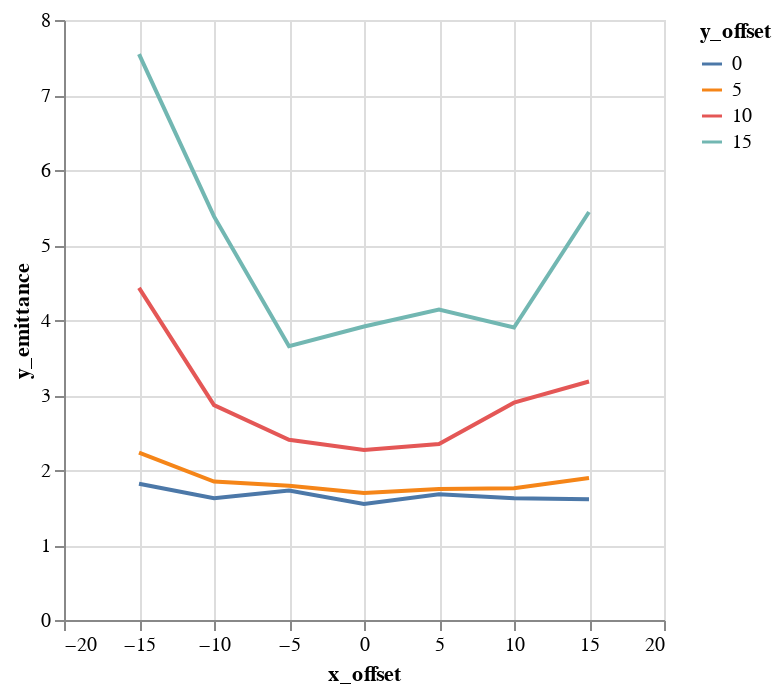

Here is the notebook cell this chart was saved with:
### Code cell
alt.Chart(emit_df).mark_line().encode(
    color='y_offset:N',
    x='x_offset',
    y='y_emittance',
)

### Figure 1 — Vega-Lite specification as saved in the notebook (floating-point values rounded to 4 significant figures)
{"$schema": "https://vega.github.io/schema/vega-lite/v1.2.1.json", "data": {"values": [{"losses": 0, "relbeta": 0.002306, "sourceID": 16777222, "sourceName": "x_-15_y_0", "x_emittance": 1.819, "x_emittance_rel": 1.122, "x_norm_emittance": 0.004194, "x_offset": -15, "y_emittance": 1.817, "y_emittance_rel": 1.156, "y_norm_emittance": 0.004192, "y_offset": 0}, {"losses": 0, "relbeta": 0.002306, "sourceID": 16777229, "sourceName": "x_-15_y_5", "x_emittance": 2.288, "x_emittance_rel": 1.436, "x_norm_emittance": 0.005278, "x_offset": -15, "y_emittance": 2.232, "y_emittance_rel": 1.401, "y_norm_emittance": 0.005148, "y_offset": 5}, {"losses": 0, "relbeta": 0.002306, "sourceID": 16777236, "sourceName": "x_-15_y_10", "x_emittance": 3.896, "x_emittance_rel": 2.409, "x_norm_emittance": 0.008986, "x_offset": -15, "y_emittance": 4.428, "y_emittance_rel": 2.773, "y_norm_emittance": 0.01021, "y_offset": 10}, {"losses": 4, "relbeta": 0.002306, "sourceID": 16777243, "sourceName": "x_-15_y_15", "x_emittance": 6.6, "x_emittance_rel": 3.949, "x_norm_emittance": 0.01522, "x_offset": -15, "y_emittance": 7.545, "y_emittance_rel": 4.54, "y_norm_emittance": 0.0174, "y_offset": 15}, {"losses": 0, "relbeta": 0.002306, "sourceID": 16777220, "sourceName": "x_-10_y_0", "x_emittance": 1.599, "x_emittance_rel": 1.004, "x_norm_emittance": 0.003687, "x_offset": -10, "y_emittance": 1.624, "y_emittance_rel": 1.046, "y_norm_emittance": 0.003745, "y_offset": 0}, {"losses": 0, "relbeta": 0.002306, "sourceID": 16777227, "sourceName": "x_-10_y_5", "x_emittance": 1.692, "x_emittance_rel": 1.049, "x_norm_emittance": 0.003903, "x_offset": -10, "y_emittance": 1.847, "y_emittance_rel": 1.169, "y_norm_emittance": 0.004259, "y_offset": 5}, {"losses": 0, "relbeta": 0.002306, "sourceID": 16777234, "sourceName": "x_-10_y_10", "x_emittance": 1.931, "x_emittance_rel": 1.299, "x_norm_emittance": 0.004453, "x_offset": -10, "y_emittance": 2.866, "y_emittance_rel": 1.721, "y_norm_emittance": 0.00661, "y_offset": 10}, {"losses": 0, "relbeta": 0.002306, "sourceID": 16777241, "sourceName": "x_-10_y_15", "x_emittance": 3.152, "x_emittance_rel": 2.174, "x_norm_emittance": 0.007269, "x_offset": -10, "y_emittance": 5.381, "y_emittance_rel": 3.292, "y_norm_emittance": 0.01241, "y_offset": 15}, {"losses": 0, "relbeta": 0.002306, "sourceID": 16777218, "sourceName": "x_-5_y_0", "x_emittance": 1.679, "x_emittance_rel": 1.002, "x_norm_emittance": 0.003872, "x_offset": -5, "y_emittance": 1.728, "y_emittance_rel": 1.006, "y_norm_emittance": 0.003985, "y_offset": 0}, {"losses": 0, "relbeta": 0.002306, "sourceID": 16777225, "sourceName": "x_-5_y_5", "x_emittance": 1.54, "x_emittance_rel": 1.011, "x_norm_emittance": 0.003552, "x_offset": -5, "y_emittance": 1.789, "y_emittance_rel": 1.101, "y_norm_emittance": 0.004126, "y_offset": 5}, {"losses": 0, "relbeta": 0.002306, "sourceID": 16777232, "sourceName": "x_-5_y_10", "x_emittance": 1.566, "x_emittance_rel": 1.036, "x_norm_emittance": 0.003612, "x_offset": -5, "y_emittance": 2.403, "y_emittance_rel": 1.555, "y_norm_emittance": 0.005542, "y_offset": 10}, {"losses": 0, "relbeta": 0.002306, "sourceID": 16777239, "sourceName": "x_-5_y_15", "x_emittance": 2.03, "x_emittance_rel": 1.2, "x_norm_emittance": 0.004683, "x_offset": -5, "y_emittance": 3.651, "y_emittance_rel": 2.426, "y_norm_emittance": 0.00842, "y_offset": 15}, {"losses": 0, "relbeta": 0.002306, "sourceID": 16777216, "sourceName": "x_0_y_0", "x_emittance": 1.547, "x_emittance_rel": 1.005, "x_norm_emittance": 0.003568, "x_offset": 0, "y_emittance": 1.548, "y_emittance_rel": 1.007, "y_norm_emittance": 0.003569, "y_offset": 0}, {"losses": 0, "relbeta": 0.002306, "sourceID": 16777223, "sourceName": "x_0_y_5", "x_emittance": 1.563, "x_emittance_rel": 1.015, "x_norm_emittance": 0.003606, "x_offset": 0, "y_emittance": 1.694, "y_emittance_rel": 1.104, "y_norm_emittance": 0.003907, "y_offset": 5}, {"losses": 0, "relbeta": 0.002306, "sourceID": 16777230, "sourceName": "x_0_y_10", "x_emittance": 1.459, "x_emittance_rel": 1.04, "x_norm_emittance": 0.003366, "x_offset": 0, "y_emittance": 2.267, "y_emittance_rel": 1.536, "y_norm_emittance": 0.005228, "y_offset": 10}, {"losses": 0, "relbeta": 0.002306, "sourceID": 16777237, "sourceName": "x_0_y_15", "x_emittance": 1.838, "x_emittance_rel": 1.04, "x_norm_emittance": 0.00424, "x_offset": 0, "y_emittance": 3.913, "y_emittance_rel": 2.427, "y_norm_emittance": 0.009024, "y_offset": 15}, {"losses": 0, "relbeta": 0.002306, "sourceID": 16777217, "sourceName": "x_5_y_0", "x_emittance": 1.556, "x_emittance_rel": 1.004, "x_norm_emittance": 0.003589, "x_offset": 5, "y_emittance": 1.677, "y_emittance_rel": 1.001, "y_norm_emittance": 0.003867, "y_offset": 0}, {"losses": 0, "relbeta": 0.002306, "sourceID": 16777224, "sourceName": "x_5_y_5", "x_emittance": 1.661, "x_emittance_rel": 1.036, "x_norm_emittance": 0.00383, "x_offset": 5, "y_emittance": 1.747, "y_emittance_rel": 1.186, "y_norm_emittance": 0.00403, "y_offset": 5}, {"losses": 0, "relbeta": 0.002306, "sourceID": 16777231, "sourceName": "x_5_y_10", "x_emittance": 1.606, "x_emittance_rel": 1.098, "x_norm_emittance": 0.003705, "x_offset": 5, "y_emittance": 2.347, "y_emittance_rel": 1.473, "y_norm_emittance": 0.005414, "y_offset": 10}, {"losses": 0, "relbeta": 0.002306, "sourceID": 16777238, "sourceName": "x_5_y_15", "x_emittance": 2.031, "x_emittance_rel": 1.271, "x_norm_emittance": 0.004684, "x_offset": 5, "y_emittance": 4.14, "y_emittance_rel": 2.63, "y_norm_emittance": 0.009549, "y_offset": 15}, {"losses": 0, "relbeta": 0.002306, "sourceID": 16777219, "sourceName": "x_10_y_0", "x_emittance": 1.554, "x_emittance_rel": 1.023, "x_norm_emittance": 0.003585, "x_offset": 10, "y_emittance": 1.625, "y_emittance_rel": 1.016, "y_norm_emittance": 0.003747, "y_offset": 0}, {"losses": 0, "relbeta": 0.002306, "sourceID": 16777226, "sourceName": "x_10_y_5", "x_emittance": 1.573, "x_emittance_rel": 1.087, "x_norm_emittance": 0.003627, "x_offset": 10, "y_emittance": 1.755, "y_emittance_rel": 1.165, "y_norm_emittance": 0.004048, "y_offset": 5}, {"losses": 0, "relbeta": 0.002306, "sourceID": 16777233, "sourceName": "x_10_y_10", "x_emittance": 2.082, "x_emittance_rel": 1.194, "x_norm_emittance": 0.004801, "x_offset": 10, "y_emittance": 2.898, "y_emittance_rel": 1.797, "y_norm_emittance": 0.006684, "y_offset": 10}, {"losses": 0, "relbeta": 0.002306, "sourceID": 16777240, "sourceName": "x_10_y_15", "x_emittance": 2.497, "x_emittance_rel": 1.588, "x_norm_emittance": 0.00576, "x_offset": 10, "y_emittance": 3.9, "y_emittance_rel": 2.581, "y_norm_emittance": 0.008996, "y_offset": 15}, {"losses": 0, "relbeta": 0.002306, "sourceID": 16777221, "sourceName": "x_15_y_0", "x_emittance": 1.583, "x_emittance_rel": 1.056, "x_norm_emittance": 0.003651, "x_offset": 15, "y_emittance": 1.609, "y_emittance_rel": 1.02, "y_norm_emittance": 0.003711, "y_offset": 0}, {"losses": 0, "relbeta": 0.002306, "sourceID": 16777228, "sourceName": "x_15_y_5", "x_emittance": 1.843, "x_emittance_rel": 1.172, "x_norm_emittance": 0.00425, "x_offset": 15, "y_emittance": 1.892, "y_emittance_rel": 1.274, "y_norm_emittance": 0.004364, "y_offset": 5}, {"losses": 0, "relbeta": 0.002306, "sourceID": 16777235, "sourceName": "x_15_y_10", "x_emittance": 2.62, "x_emittance_rel": 1.614, "x_norm_emittance": 0.006042, "x_offset": 15, "y_emittance": 3.18, "y_emittance_rel": 1.968, "y_norm_emittance": 0.007335, "y_offset": 10}, {"losses": 0, "relbeta": 0.002307, "sourceID": 16777242, "sourceName": "x_15_y_15", "x_emittance": 3.697, "x_emittance_rel": 2.441, "x_norm_emittance": 0.008528, "x_offset": 15, "y_emittance": 5.44, "y_emittance_rel": 3.427, "y_norm_emittance": 0.01255, "y_offset": 15}]}, "encoding": {"color": {"field": "y_offset", "type": "nominal"}, "x": {"field": "x_offset", "type": "quantitative"}, "y": {"field": "y_emittance", "type": "quantitative"}}, "mark": "line"}
